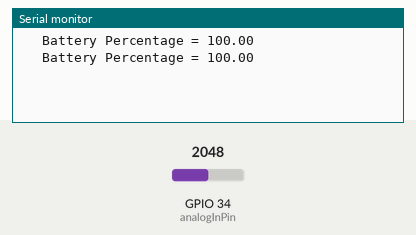
Bench run of a sketch on a simulated ESP32. On the bench: the last lines printed to the serial monitor. The inputs (shaded band) are chosen by the test bench; at power-on: GPIO 34 (analogInPin) = 2048.

Above: at 2.7 s.
2.8 s: GPIO 34 (analogInPin) set to 491
At 4.1 s:
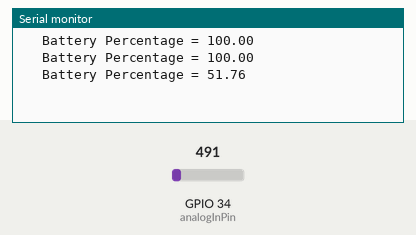
4.3 s: GPIO 34 (analogInPin) set to 60
At 5.0 s:
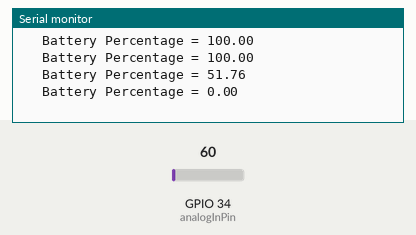
Timing chart, 0 to 7.3 s (numbered marks = the images above; inputs shaded):
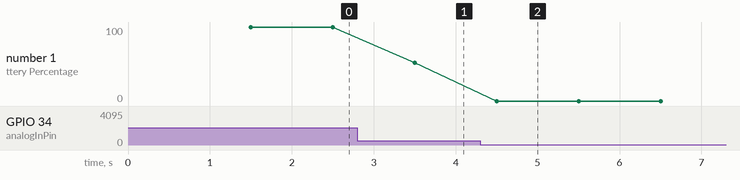

Measured:
- after the input at 2.8 s, the serial monitor: prints a new line after 0.70 s (image 1)
- after the input at 4.3 s, the serial monitor: prints a new line after 0.20 s (image 2)
- plotted number 1: 100 → 51.76 after the input at 2.8 s, 51.76 → 0 after the input at 4.3 s

The sketch:

batterylife.ino
```cpp
const int analogInPin = 34;     // Analog input pin
int sensorValue;
float calibration = 0.36; // Check Battery voltage using multimeter & add/subtract the value

void setup() {
  // Initialize serial and wait for port to open:
  Serial.begin(9600);
  delay(1500);
}

void loop() {
  sensorValue = analogRead(analogInPin);
  float voltage = (((sensorValue * 3.3) / 1024) * 2 + calibration); // Multiply by two as voltage divider network is 100K & 100K resistor

  float bat_percentage = mapfloat(voltage, 2.8, 4.2, 0, 100); // 2.8V as Battery Cut off Voltage & 4.2V as Maximum Voltage

  if (bat_percentage >= 100) {
    bat_percentage = 100;
  }
  if (bat_percentage <= 0) {
    bat_percentage = 0;
  }

  // Serial.print("Analog Value = ");
  // Serial.print(sensorValue);
  // Serial.print("\t Output Voltage = ");
  // Serial.print(voltage);
  Serial.print("\t Battery Percentage = ");
  Serial.println(bat_percentage);

  delay(1000);
}

float mapfloat(float x, float in_min, float in_max, float out_min, float out_max) {
  return (x - in_min) * (out_max - out_min) / (in_max - in_min) + out_min;
}
```
